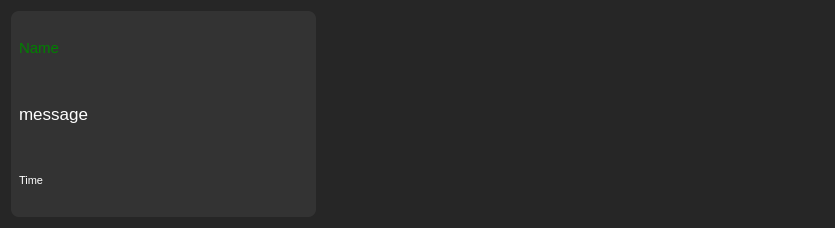
<?xml version="1.0" encoding="UTF-8"?>
<ui version="4.0">
 <class>MessageWidget</class>
 <widget class="QWidget" name="MessageWidget">
  <property name="geometry">
   <rect>
    <x>0</x>
    <y>0</y>
    <width>835</width>
    <height>228</height>
   </rect>
  </property>
  <property name="minimumSize">
   <size>
    <width>0</width>
    <height>0</height>
   </size>
  </property>
  <property name="contextMenuPolicy">
   <enum>Qt::ContextMenuPolicy::DefaultContextMenu</enum>
  </property>
  <property name="windowTitle">
   <string>Form</string>
  </property>
  <property name="autoFillBackground">
   <bool>false</bool>
  </property>
  <property name="styleSheet">
   <string notr="true">background-color: rgb(38, 38, 38);</string>
  </property>
  <layout class="QHBoxLayout" name="horizontalLayout_2" stretch="3,5">
   <item>
    <widget class="QFrame" name="frame">
     <property name="sizePolicy">
      <sizepolicy hsizetype="Preferred" vsizetype="Preferred">
       <horstretch>5</horstretch>
       <verstretch>0</verstretch>
      </sizepolicy>
     </property>
     <property name="maximumSize">
      <size>
       <width>358</width>
       <height>16777215</height>
      </size>
     </property>
     <property name="autoFillBackground">
      <bool>false</bool>
     </property>
     <property name="styleSheet">
      <string notr="true">QFrame#frame {
    background-color: rgb(51,51,51);
    border-radius: 8px;
    padding: 2px 4px 2px 4px;
    max-width: 350px;
}</string>
     </property>
     <property name="frameShape">
      <enum>QFrame::Shape::StyledPanel</enum>
     </property>
     <property name="frameShadow">
      <enum>QFrame::Shadow::Raised</enum>
     </property>
     <layout class="QVBoxLayout" name="verticalLayout_2">
      <property name="spacing">
       <number>2</number>
      </property>
      <property name="leftMargin">
       <number>4</number>
      </property>
      <property name="topMargin">
       <number>2</number>
      </property>
      <property name="rightMargin">
       <number>4</number>
      </property>
      <property name="bottomMargin">
       <number>2</number>
      </property>
      <item>
       <widget class="QLabel" name="lbUsName">
        <property name="layoutDirection">
         <enum>Qt::LayoutDirection::LeftToRight</enum>
        </property>
        <property name="autoFillBackground">
         <bool>false</bool>
        </property>
        <property name="styleSheet">
         <string notr="true">background-color: transparent;
color: green;
font-size: 15px;
</string>
        </property>
        <property name="text">
         <string>Name</string>
        </property>
        <property name="alignment">
         <set>Qt::AlignmentFlag::AlignLeading|Qt::AlignmentFlag::AlignLeft|Qt::AlignmentFlag::AlignVCenter</set>
        </property>
       </widget>
      </item>
      <item>
       <widget class="QLabel" name="lbMessage">
        <property name="sizePolicy">
         <sizepolicy hsizetype="Fixed" vsizetype="Preferred">
          <horstretch>0</horstretch>
          <verstretch>0</verstretch>
         </sizepolicy>
        </property>
        <property name="minimumSize">
         <size>
          <width>0</width>
          <height>0</height>
         </size>
        </property>
        <property name="maximumSize">
         <size>
          <width>16777215</width>
          <height>16777215</height>
         </size>
        </property>
        <property name="autoFillBackground">
         <bool>false</bool>
        </property>
        <property name="styleSheet">
         <string notr="true">background-color: transparent;
color: white;
font-size: 17px;
</string>
        </property>
        <property name="text">
         <string>message</string>
        </property>
        <property name="textFormat">
         <enum>Qt::TextFormat::RichText</enum>
        </property>
        <property name="alignment">
         <set>Qt::AlignmentFlag::AlignLeading|Qt::AlignmentFlag::AlignLeft|Qt::AlignmentFlag::AlignVCenter</set>
        </property>
        <property name="wordWrap">
         <bool>true</bool>
        </property>
       </widget>
      </item>
      <item>
       <widget class="QLabel" name="lbTime">
        <property name="layoutDirection">
         <enum>Qt::LayoutDirection::LeftToRight</enum>
        </property>
        <property name="autoFillBackground">
         <bool>false</bool>
        </property>
        <property name="styleSheet">
         <string notr="true">color: white;
background-color: transparent;
font-size: 11px;
</string>
        </property>
        <property name="text">
         <string>Time</string>
        </property>
        <property name="alignment">
         <set>Qt::AlignmentFlag::AlignLeading|Qt::AlignmentFlag::AlignLeft|Qt::AlignmentFlag::AlignVCenter</set>
        </property>
        <property name="wordWrap">
         <bool>false</bool>
        </property>
       </widget>
      </item>
     </layout>
    </widget>
   </item>
   <item>
    <spacer name="horizontalSpacer">
     <property name="orientation">
      <enum>Qt::Orientation::Horizontal</enum>
     </property>
     <property name="sizeHint" stdset="0">
      <size>
       <width>40</width>
       <height>20</height>
      </size>
     </property>
    </spacer>
   </item>
  </layout>
 </widget>
 <resources/>
 <connections/>
</ui>
